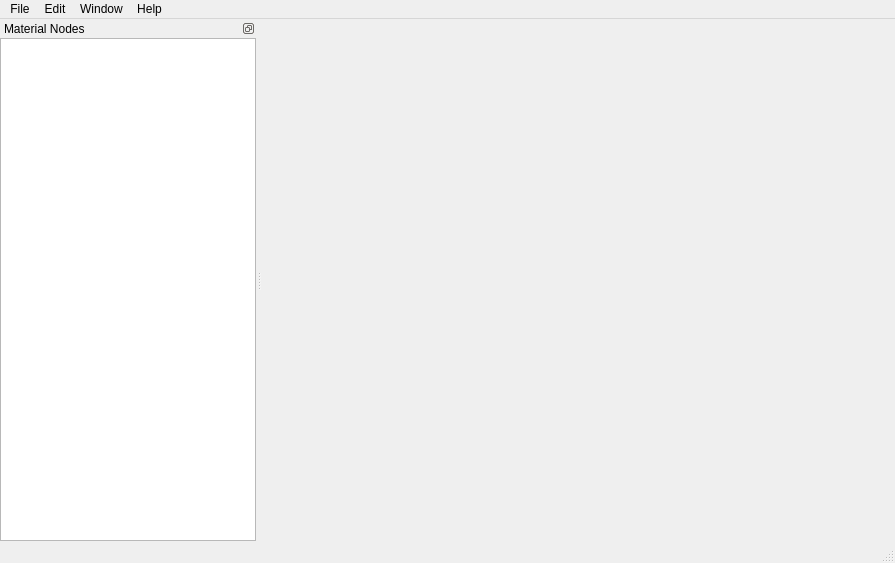
<?xml version="1.0" encoding="UTF-8"?>
<ui version="4.0">
 <class>MaterialEditor</class>
 <widget class="QMainWindow" name="MaterialEditor">
  <property name="geometry">
   <rect>
    <x>0</x>
    <y>0</y>
    <width>895</width>
    <height>563</height>
   </rect>
  </property>
  <property name="windowTitle">
   <string>Material Editor</string>
  </property>
  <widget class="QWidget" name="centralwidget">
   <layout class="QHBoxLayout" name="horizontalLayout">
    <property name="margin">
     <number>0</number>
    </property>
    <item>
     <widget class="QTabWidget" name="tabWidget">
      <property name="tabPosition">
       <enum>QTabWidget::North</enum>
      </property>
      <property name="tabShape">
       <enum>QTabWidget::Rounded</enum>
      </property>
      <property name="currentIndex">
       <number>-1</number>
      </property>
      <property name="documentMode">
       <bool>true</bool>
      </property>
      <property name="tabsClosable">
       <bool>true</bool>
      </property>
      <property name="movable">
       <bool>true</bool>
      </property>
     </widget>
    </item>
   </layout>
  </widget>
  <widget class="QMenuBar" name="menubar">
   <property name="geometry">
    <rect>
     <x>0</x>
     <y>0</y>
     <width>895</width>
     <height>26</height>
    </rect>
   </property>
   <widget class="QMenu" name="menuFile">
    <property name="title">
     <string>File</string>
    </property>
    <addaction name="actionNew"/>
    <addaction name="actionSave"/>
    <addaction name="actionSave_All"/>
    <addaction name="actionSave_as"/>
    <addaction name="actionLoad"/>
    <addaction name="separator"/>
    <addaction name="actionClose"/>
    <addaction name="separator"/>
    <addaction name="actionExit"/>
   </widget>
   <widget class="QMenu" name="menuEdi">
    <property name="title">
     <string>Edit</string>
    </property>
    <addaction name="actionUndo"/>
    <addaction name="actionRedo"/>
   </widget>
   <widget class="QMenu" name="menuWindow">
    <property name="title">
     <string>Window</string>
    </property>
    <addaction name="actionNodes"/>
   </widget>
   <widget class="QMenu" name="menuHelp">
    <property name="title">
     <string>Help</string>
    </property>
   </widget>
   <addaction name="menuFile"/>
   <addaction name="menuEdi"/>
   <addaction name="menuWindow"/>
   <addaction name="menuHelp"/>
  </widget>
  <widget class="QStatusBar" name="statusbar"/>
  <widget class="QDockWidget" name="dockWidget_2">
   <property name="features">
    <set>QDockWidget::DockWidgetFloatable|QDockWidget::DockWidgetMovable</set>
   </property>
   <property name="windowTitle">
    <string>Material Nodes</string>
   </property>
   <attribute name="dockWidgetArea">
    <number>1</number>
   </attribute>
   <widget class="QWidget" name="dockWidgetContents_2">
    <layout class="QVBoxLayout" name="verticalLayout">
     <property name="margin">
      <number>0</number>
     </property>
     <item>
      <widget class="QTreeWidget" name="nodeTypeList">
       <property name="showDropIndicator" stdset="0">
        <bool>false</bool>
       </property>
       <property name="dragEnabled">
        <bool>true</bool>
       </property>
       <property name="dragDropMode">
        <enum>QAbstractItemView::DragOnly</enum>
       </property>
       <property name="alternatingRowColors">
        <bool>true</bool>
       </property>
       <property name="headerHidden">
        <bool>true</bool>
       </property>
       <attribute name="headerVisible">
        <bool>false</bool>
       </attribute>
       <column>
        <property name="text">
         <string notr="true">1</string>
        </property>
       </column>
      </widget>
     </item>
    </layout>
   </widget>
  </widget>
  <action name="actionNodes">
   <property name="checkable">
    <bool>true</bool>
   </property>
   <property name="checked">
    <bool>true</bool>
   </property>
   <property name="text">
    <string>Nodes</string>
   </property>
  </action>
  <action name="actionUndo">
   <property name="text">
    <string>Undo</string>
   </property>
   <property name="shortcut">
    <string>Ctrl+Z</string>
   </property>
  </action>
  <action name="actionRedo">
   <property name="text">
    <string>Redo</string>
   </property>
   <property name="shortcut">
    <string>Ctrl+Shift+Z</string>
   </property>
  </action>
  <action name="actionNew">
   <property name="text">
    <string>New</string>
   </property>
   <property name="shortcut">
    <string>Ctrl+N</string>
   </property>
  </action>
  <action name="actionSave">
   <property name="text">
    <string>Save</string>
   </property>
   <property name="shortcut">
    <string>Ctrl+S</string>
   </property>
  </action>
  <action name="actionSave_as">
   <property name="text">
    <string>Save as..</string>
   </property>
   <property name="shortcut">
    <string>Ctrl+Alt+ß</string>
   </property>
  </action>
  <action name="actionLoad">
   <property name="text">
    <string>Load</string>
   </property>
   <property name="shortcut">
    <string>Ctrl+O</string>
   </property>
  </action>
  <action name="actionExit">
   <property name="text">
    <string>Exit</string>
   </property>
   <property name="shortcut">
    <string>Ctrl+Q</string>
   </property>
  </action>
  <action name="actionClose">
   <property name="text">
    <string>Close</string>
   </property>
   <property name="shortcut">
    <string>Ctrl+W</string>
   </property>
  </action>
  <action name="actionSave_All">
   <property name="text">
    <string>Save All</string>
   </property>
   <property name="shortcut">
    <string>Ctrl+Shift+S</string>
   </property>
  </action>
 </widget>
 <resources/>
 <connections/>
</ui>
